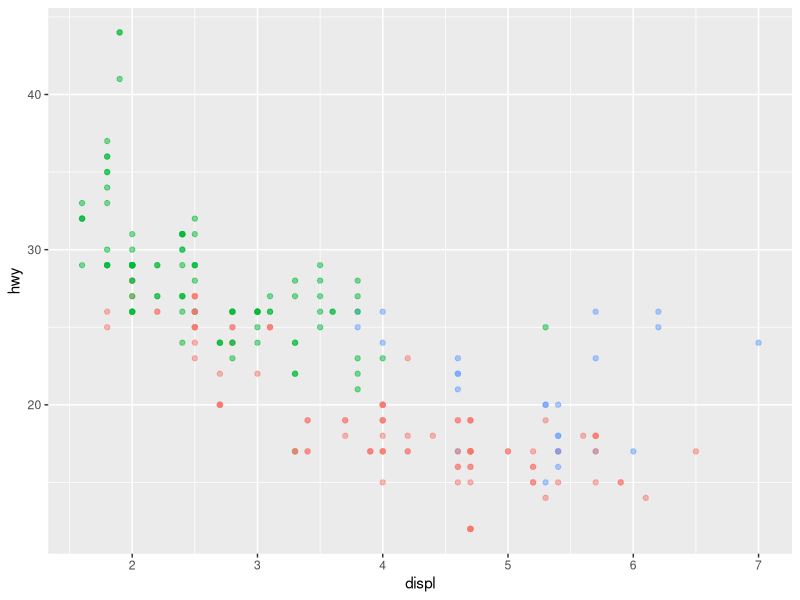
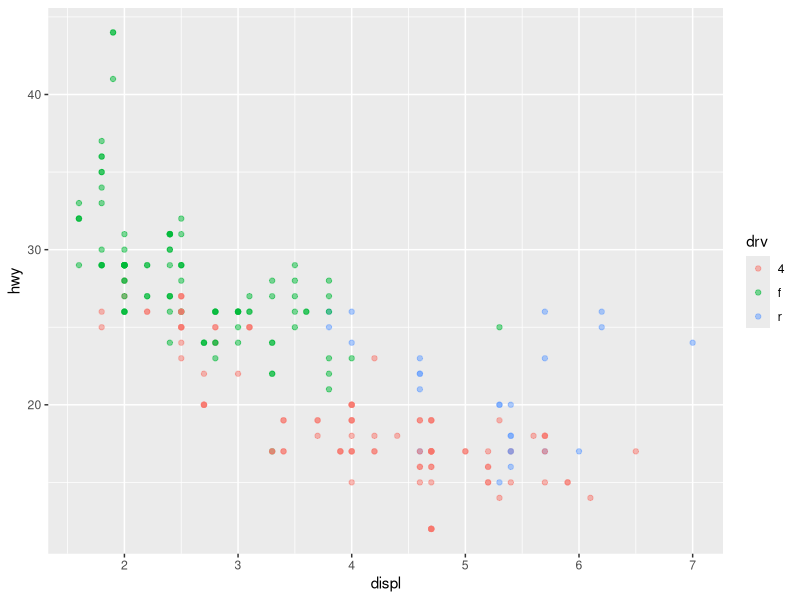
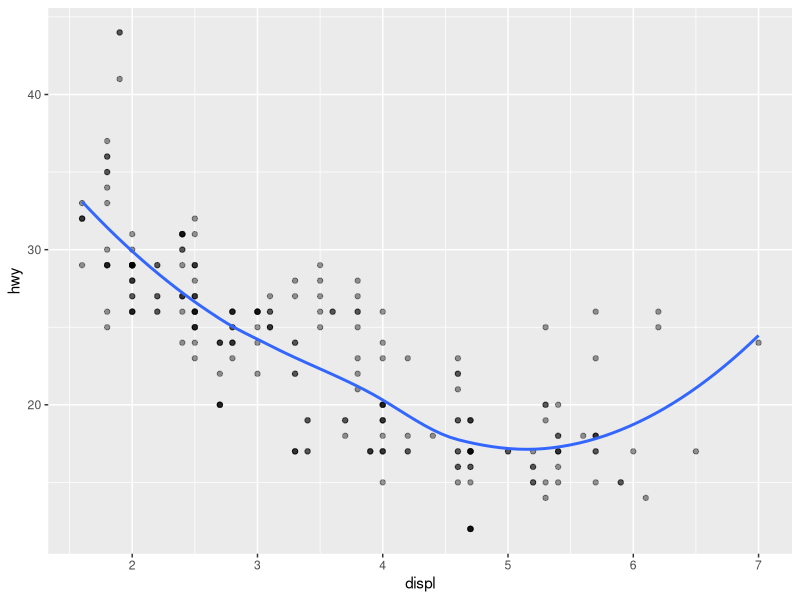
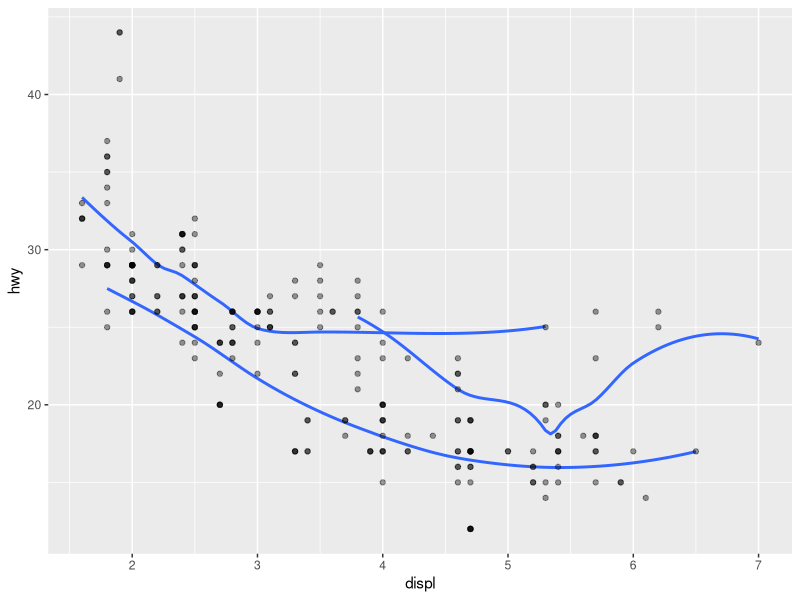
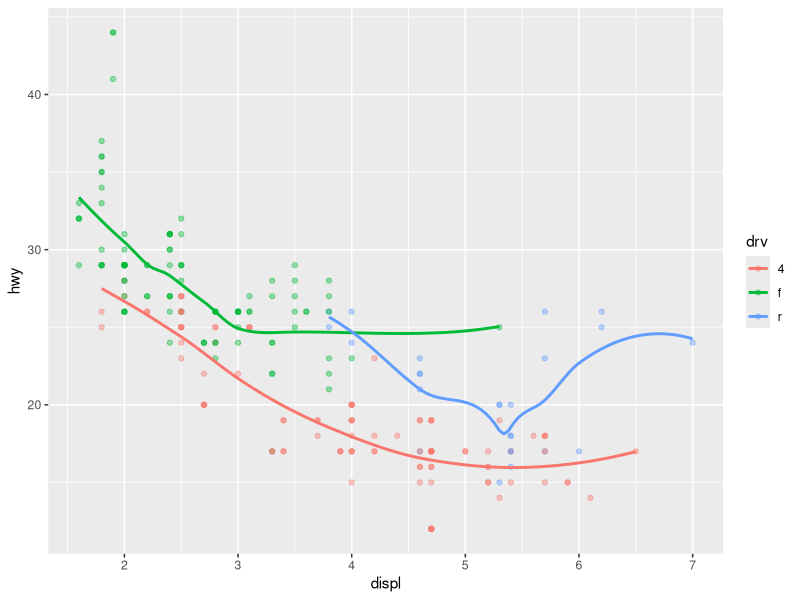
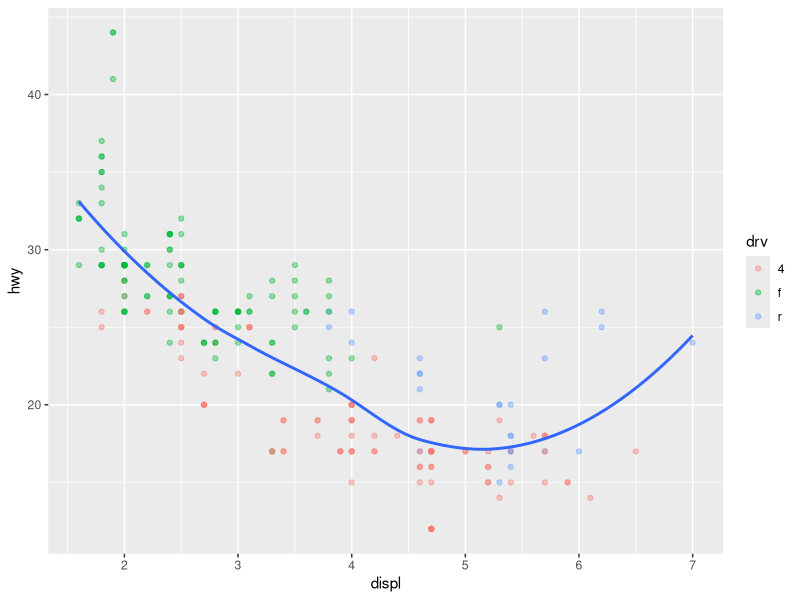
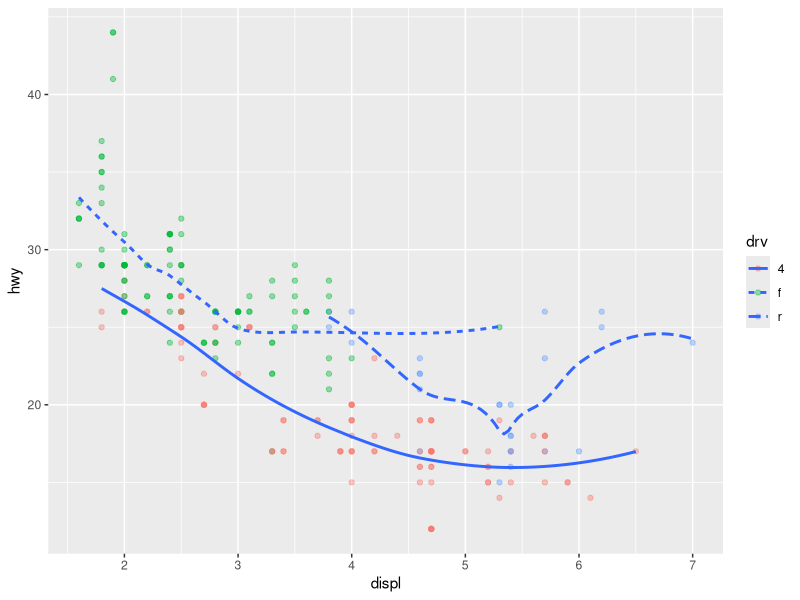
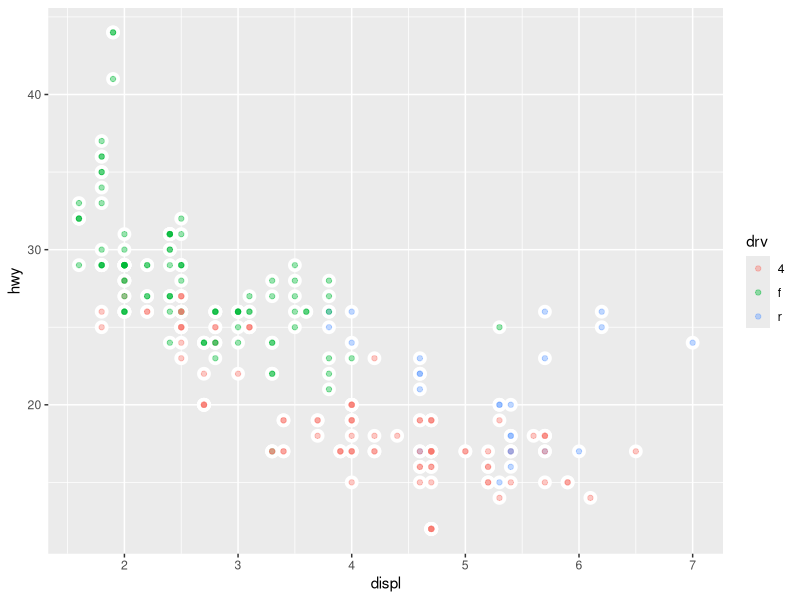

Recreate these plots in R, in order.
## ---- chunk 1
#| include: false

library(knitr)
library(rmarkdown)
library(tidyverse)
library(skimr)
## ---- chunk 2
ggplot(data = mpg) +
  geom_point(mapping = aes(x = displ, y = hwy, color = drv),
             alpha = .5,
             show.legend = FALSE)
## ---- chunk 3
ggplot(data = mpg) +
  geom_point(mapping = aes(x = displ, y = hwy, color = drv),
             alpha = .5,
             show.legend = TRUE)
## ---- chunk 4
ggplot(mpg, aes(x = displ, y = hwy)) +
  geom_point(alpha = .4) +
  geom_smooth(se = FALSE)
## ---- chunk 5

ggplot(mpg, aes(x = displ, y = hwy)) +
  geom_smooth(mapping = aes(group = drv), se = FALSE) +
  geom_point(alpha = .4)

## ---- chunk 6

ggplot(mpg, aes(x = displ, y = hwy, color = drv)) +
  geom_point(alpha = .4) +
  geom_smooth(se = FALSE)

## ---- chunk 7

ggplot(mpg, aes(x = displ, y = hwy)) +
  geom_point(aes(color = drv), alpha = .4) +
  geom_smooth(se = FALSE)

## ---- chunk 8

ggplot(mpg, aes(x = displ, y = hwy)) +
  geom_point(aes(color = drv), alpha = .4) +
  geom_smooth(aes(linetype = drv), se = FALSE)

## ---- chunk 9
#| echo: false
ggplot(mpg, aes(x = displ, y = hwy)) +
  geom_point(size = 4, color = "white") +
  geom_point(aes(color = drv), alpha = .4)
